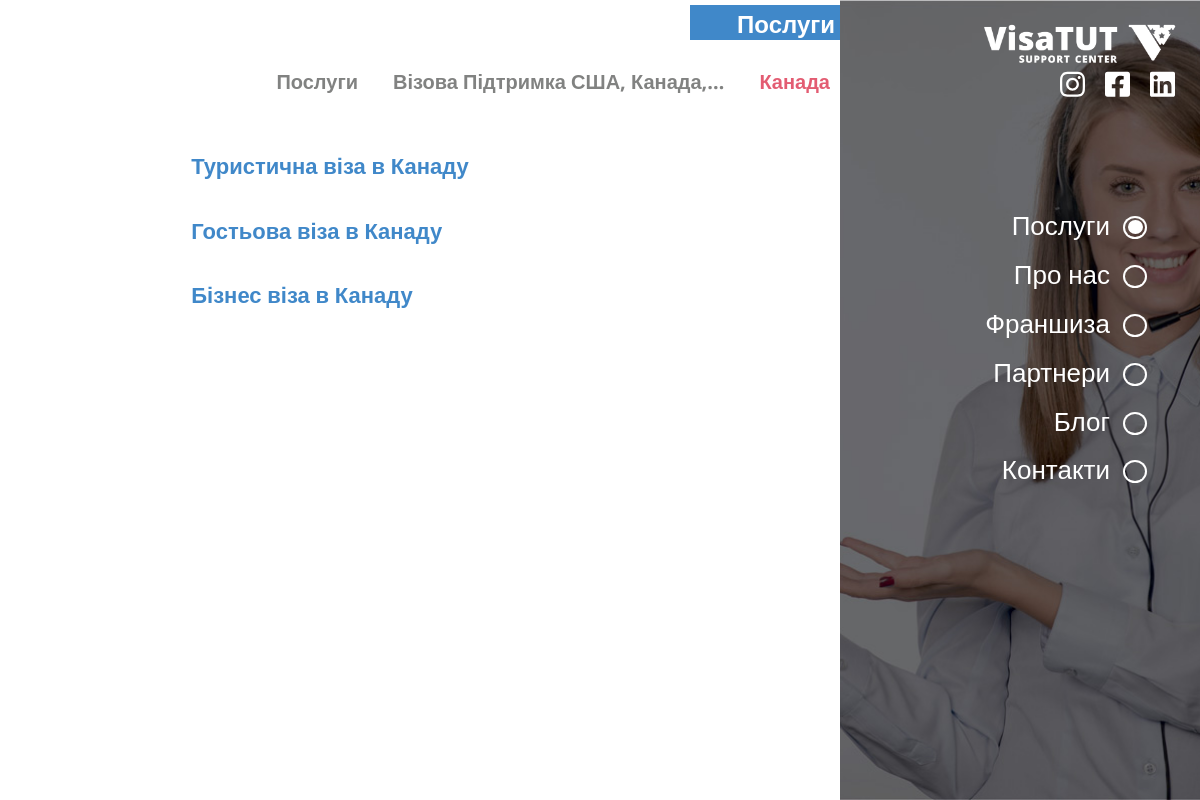
The page /services/8/2/ on the database its author committed.
### project/service/models.py (models this page shows, shortened)
class ServiceCategory(models.Model):
    title     = models.CharField(verbose_name=('Назва'), max_length=255)
    img_alt         = models.CharField(verbose_name='Альт картинки', max_length=100, blank=True, null=True, default=' ')
    thumbnail = models.ImageField(verbose_name=("Зображення"), blank=True, null=True, upload_to='service_category/')
    def __str__(self):
        return f'{self.title}'
    class Meta:
        verbose_name = ('Категорія сервісу')
        verbose_name_plural = ('Категорія сервісу')

class Country(models.Model):
    title      = models.CharField(verbose_name=("Назва"), max_length=255)
    img_alt         = models.CharField(verbose_name='Альт картинки', max_length=100, blank=True, null=True, default=' ')
    thumbnail  = models.ImageField(verbose_name=("Зображення"), blank=True, null=True, upload_to='country/')
    categories = models.ManyToManyField(verbose_name=("Категорії"), to='service.ServiceCategory', related_name='countries', related_query_name='country', blank=False)
    class Meta:
        verbose_name = 'Країна'
        verbose_name_plural = 'Країни'

class Service(models.Model):
    title      = models.CharField(verbose_name=('Заголовок'), max_length=255)
    categories = models.ManyToManyField(verbose_name=("Категорії послуги"), to="service.ServiceCategory", related_name='services')
    countries  = models.ManyToManyField(verbose_name=("Країни"), to="service.Country",         related_name='services')
    header     = models.TextField(verbose_name=("Підзаголовок"), blank=True, null=True, max_length=1000)
    advantages = HTMLField(verbose_name=("Переваги"),            blank=True, null=True)
    procedure  = HTMLField(verbose_name=("Процедура відкриття"), blank=True, null=True)
    addition   = HTMLField(verbose_name=("Додаткові вимоги"),    blank=True, null=True)
    class Meta:
        verbose_name = 'Сервіс по країнах'
        verbose_name_plural = 'Сервіси по країнах'

### project/views.py (the view)
# urls.py: path('services/<country_pk>/<service_category_pk>/',     services,          name='services'),
def services(request, country_pk=None, service_category_pk=None):
    if country_pk:
        country             = Country.objects.get(pk=country_pk)
        country_services    = Service.objects.filter(countries__id__in=[country.id,])
    if service_category_pk:
        service_category     = ServiceCategory.objects.get(pk=service_category_pk)
    title = service_category.title
    page, created = Page.objects.get_or_create(
        code    = f"{request.META.get('PATH_INFO')}")
    if not page.title: title = country.title
    return render(request, 'services.html', locals())

### templates/services.html (shortened to what this page needs)
<!DOCTYPE html>
<html lang="en">
<head>
	<link rel="stylesheet" href="/static/css/jquery.fancybox.min.css">
	<link rel="stylesheet" href="/static/css/style.css">
</head>
<body class="services_fixed">
	<div class="nav-bar">
		<a class="logo_link" href="#">
			<div class="logo-wrap">
				<img src="/static/img/logo.png" alt="">
			</div>
		</a>
		<div class="hidden_nav-bar">
			<div data-index="2" data-menuanchor="secondPage" class="hidden_name slide psevdo_link">
				<div class="psevdo_point">
					<div class="psevdo_sub-point psevdo_sub-point_active">
					</div>
				</div>
				<a href="#secondPage">
					Послуги
				</a>
			</div>
			<div data-index="3" data-menuanchor="3thPage" class="hidden_name slide psevdo_link">
				<div class="psevdo_point">
					<div class="psevdo_sub-point">
					</div>
				</div>
				<a href="#3thPage">
					Про нас
				</a>
			</div>
			<div data-index="4" data-menuanchor="4thpage" class="hidden_name slide psevdo_link">
				<div class="psevdo_point">
					<div class="psevdo_sub-point">
					</div>
				</div>
				<a href="#4thpage">
					Франшиза
				</a>
			</div>
			<div data-index="5" data-menuanchor="5thpage" class="hidden_name slide psevdo_link">
				<div class="psevdo_point">
					<div class="psevdo_sub-point">
					</div>
				</div>
				<a href="#5thpage">
					Партнери
				</a>
			</div>
			<div data-index="6" data-menuanchor="6thpage" class="hidden_name slide psevdo_link">
				<div class="psevdo_point">
					<div class="psevdo_sub-point">
					</div>
				</div>
				<a href="#6thpage">
					Блог
				</a>
			</div>
			<div data-index="7" data-menuanchor="7thpage" class="hidden_name slide psevdo_link">
				<div class="psevdo_point">
					<div class="psevdo_sub-point">
					</div>
				</div>
				<a href="#7thpage">
					Контакти
				</a>
			</div>
		</div>
		  <div class="sociate-block">
			<div class="sociate-prof">
			</div>
			<div class="sociate-prof">
			</div>
			<div class="sociate-prof">
			</div>
		</div>
	</div>
		<section id="sect2" class="sect_name section sect2 services2">
			<div class="default-block">
				<div class="default-content">
					<div class="main__title">
						<h1 class="title_name">
							Послуги
						</h1>
					</div>
					<div class="mini-navigation-block">
						<div data-nav="nav1" data-scheme="101" class="nav_name nav_name_link nav_name_first">
							Послуги
						</div>
						<div data-scheme="{{ service_category.id }}" class="nav_name nav_name_link">
							{{service_category|truncatechars_html:30}}
						</div>
						<div class="nav_name nav_name_active">
							{{ country.title|truncatechars_html:30 }}
						</div>
					</div>
					<div class="blog-block normalScroll">
					{% for service in country_services %}
						<a class="blog-prof_link" href="{% url 'service' country.id service_category.id service.id %}">
							<div class="blog-prof">
								<div class="blog-img">
								</div>
								<div class="blog-text">
									<div class="blog__title">
										{{ service.title }}
									</div>
								</div>
							</div>
						</a>
					{% endfor %}
					</div>
				</div>
				<div class="default-image default-image-1">
				</div>
			</div>
		</section>
</body>
</html>

### rows shown on the page
ServiceCategory: title "Візова Підтримка США, Канада,…"
Country: title "Канада"
Service: title "Туристична віза в Канаду"
Service: title "Гостьова віза в Канаду"
Service: title "Бізнес віза в Канаду"
